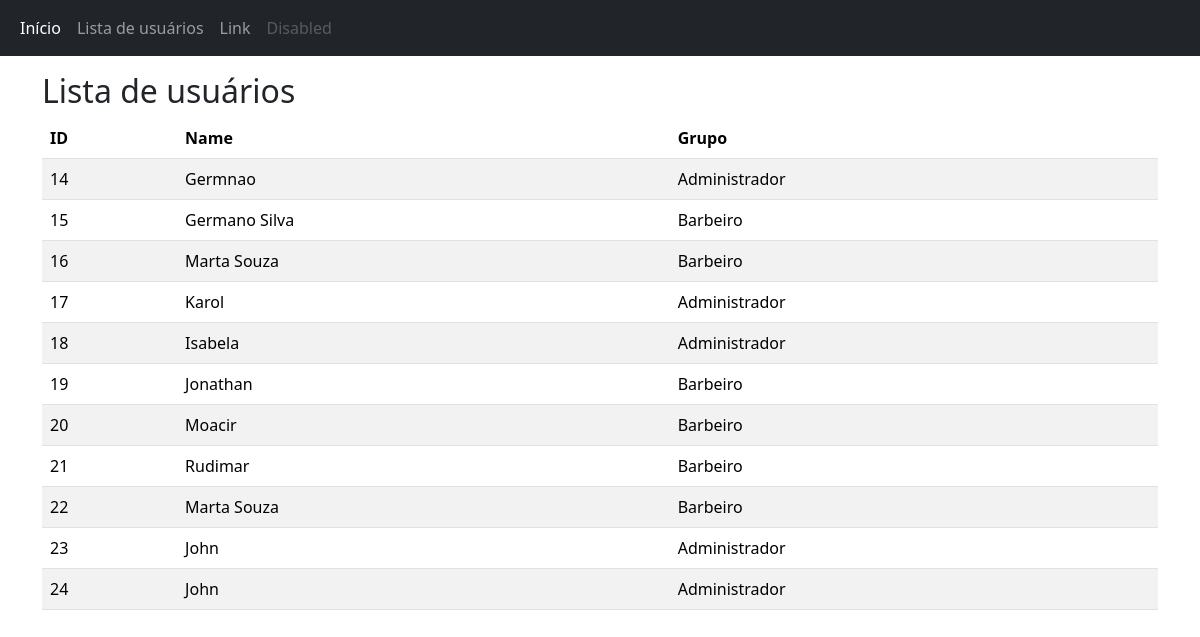
The page /Usuario/lista_de_usuarios.php on the database as committed earlier.
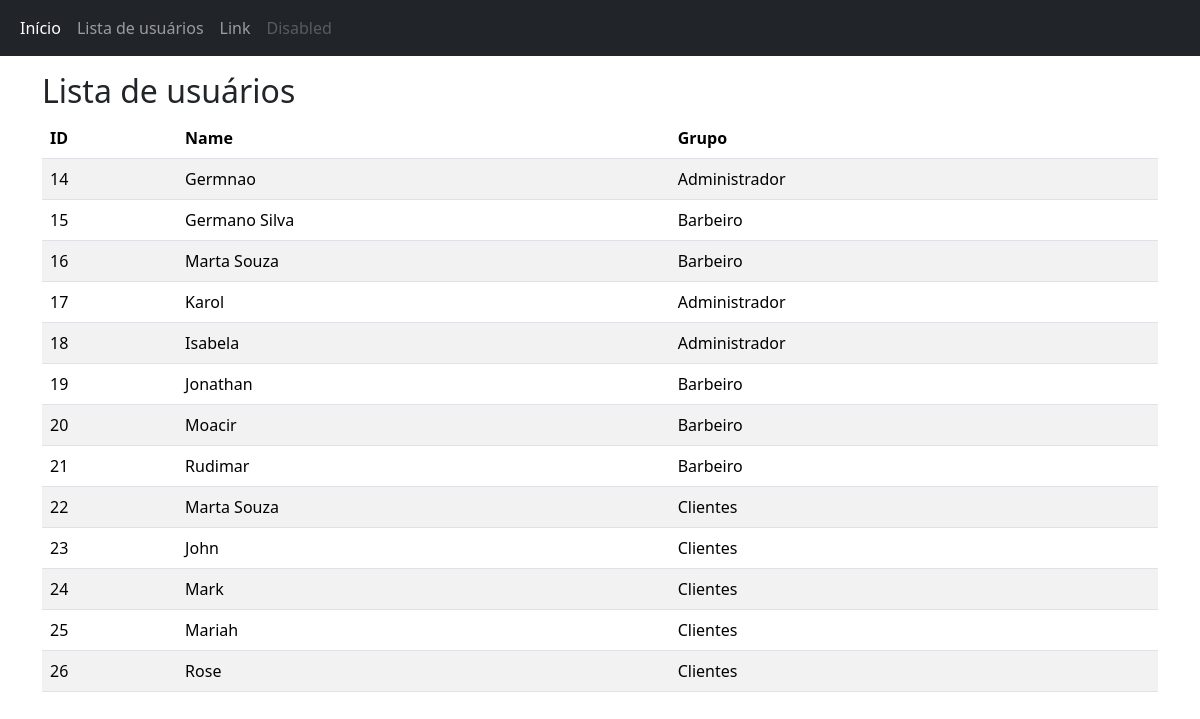
The same page on the database as committed later.
### tables this page shows
CREATE TABLE `usuarios` (
  `id_usuario` int(11) NOT NULL,
  `nome` varchar(256) NOT NULL,
  `email` varchar(128) NOT NULL,
  `data_de_nascimento` date NOT NULL,
  `id_grupo` int(11) NOT NULL DEFAULT 1,
  `data_criacao` datetime NOT NULL DEFAULT current_timestamp()
);

### Usuario/lista_de_usuarios.php (the view, shortened to what this page needs)
<?php
include "../connection.php";
$sql = "SELECT * FROM usuarios ";
$result = $conn->query($sql);
$grupos = [1=> "Administrador", 2 => "Barbeiro", 3 => "Clientes"];
?>
<!DOCTYPE html>
<html lang="en">
<head>
  <link href="https://cdn.jsdelivr.net/npm/bootstrap@5.3.3/dist/css/bootstrap.min.css" rel="stylesheet">
</head>
<body>
    <nav class="navbar navbar-expand-sm bg-dark navbar-dark">
        <div class="container-fluid">
            <ul class="navbar-nav">
                <li class="nav-item">
                    <a class="nav-link active" href="index.html">Início</a>
                </li>
                <li class="nav-item">
                    <a class="nav-link" href="lista_de_usuarios.php">Lista de usuários</a>
                </li>
                <li class="nav-item">
                    <a class="nav-link" href="#">Link</a>
                </li>
                <li class="nav-item">
                    <a class="nav-link disabled" href="#">Disabled</a>
                </li>
            </ul>
        </div>
    </nav>
<div class="container mt-3">
  <h2>Lista de usuários</h2>
  <table class="table table-striped">
    <thead>
      <tr>
        <th>ID</th>
        <th>Name</th>
        <th>Grupo</th>
      </tr>
    </thead>
    <tbody>
      <?php
      if ($result->num_rows > 0) {
        while($row = $result->fetch_assoc()) {
          echo "<tr><td>".$row['id_usuario']."</td><td>".$row['nome']."</td><td>".$grupos[$row['id_grupo']]."</td></tr>";
        }
      }
      ?>
    </tbody>
  </table>
</div>
</body>
</html>

Rows that differ between the two databases and show on the page:
changed usuarios id 22: id_grupo "Barbeiro" → "Clientes"
changed usuarios "John": id_grupo "Administrador" → "Clientes"
changed usuarios id 24: nome "John" → "Mark"; id_grupo "Administrador" → "Clientes"
added usuarios: id_usuario "25", nome "Mariah", id_grupo "Clientes"
added usuarios: id_usuario "26", nome "Rose", id_grupo "Clientes"
